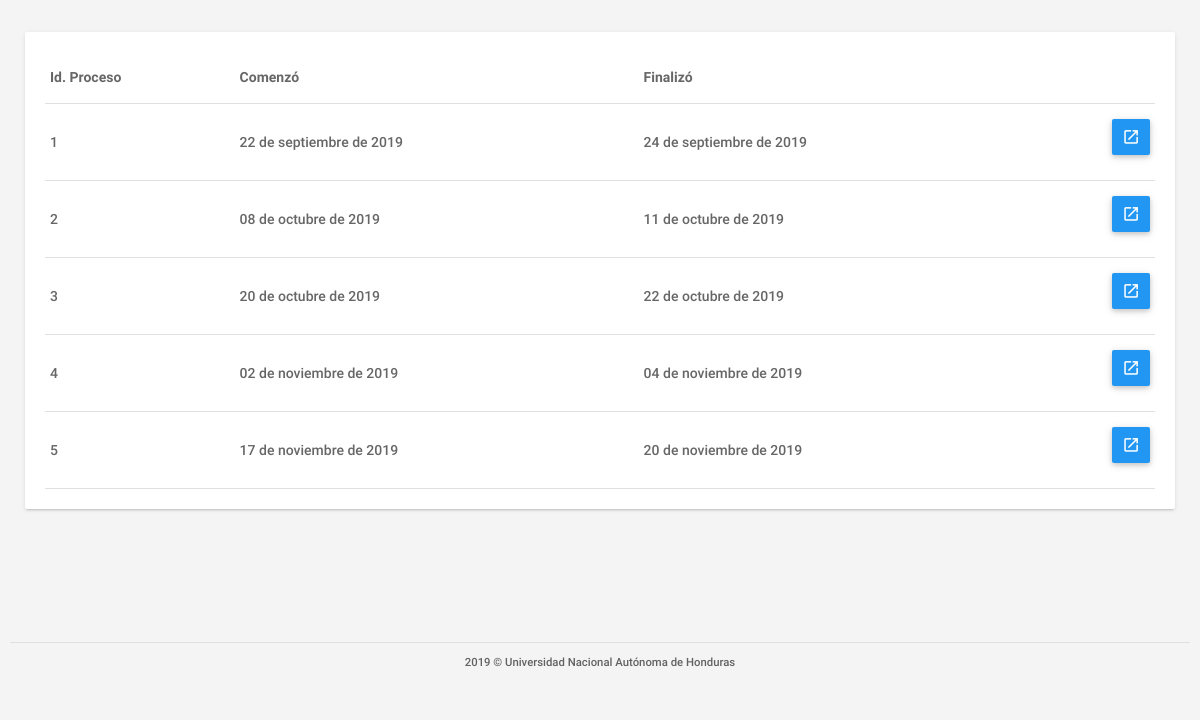
Page /consultar_resultados.php (signed in) on the committed database.
### tables this page shows
CREATE TABLE IF NOT EXISTS `tbl_resultados` (
  `idResultados` INT NOT NULL,
  `urlPdf` VARCHAR(1000) NULL,
  `FechaModificacion` DATETIME NULL,
  `idprocesos` INT NOT NULL,
  `idEstudiante` INT NOT NULL,
  `idorientador` VARCHAR(45) NULL,
  PRIMARY KEY (`idResultados`, `idprocesos`, `idEstudiante`),
  CONSTRAINT `fk_Resultados_tbl_procesos1`
    FOREIGN KEY (`idprocesos`)
    REFERENCES `tbl_procesos` (`idprocesos`)
    ON DELETE NO ACTION
    ON UPDATE NO ACTION,
  CONSTRAINT `fk_Resultados_tbl_estudiantes1`
    FOREIGN KEY (`idEstudiante`)
    REFERENCES `tbl_estudiantes` (`idEstudiante`)
    ON DELETE NO ACTION
    ON UPDATE NO ACTION);

CREATE TABLE IF NOT EXISTS `tbl_procesos` (
  `idprocesos` INT NOT NULL,
  `fechainicio` DATETIME NULL,
  `fechafinal` DATETIME NULL,
  `fechainiciotestlinea` DATETIME NULL,
  `fechafinaltestlinea` DATETIME NULL,
  `urltestlinea1` VARCHAR(300) NULL,
  `urltestline2` VARCHAR(300) NULL,
  `clavetest` VARCHAR(100) NULL,
  `fechainicioentrevista` DATETIME NULL,
  `fechafinentrevista` DATETIME NULL,
  `fechainiciodevuelveresultado` DATETIME NULL,
  `fechafindevuelveresultado` DATETIME NULL,
  `estado` VARCHAR(45) NULL,
  PRIMARY KEY (`idprocesos`));

### assets/clases/class_conexion.php (called while the page is built, shortened)
<?php
	class Conexion{
		private $usuario = "root";
		private $contraseña = "oracle123";
		private $host = "localhost";
		private $baseDatos = "db_formacion";
		private $puerto = "3306";
		private $link;
		public function establecerConexion(){
			$this->link = mysqli_connect($this->host,$this->usuario,$this->contraseña,$this->baseDatos,$this->puerto);
			$this->link->set_charset("utf8");
		}
		public function ejecutarInstruccion($sql){
			return mysqli_query($this->link, $sql);
		}
	}
?>

### consultar_resultados.php (the view, shortened to what this page needs)
<?php
    require('./assets/clases/class_conexion.php');
    $mysql = new Conexion();
    $query=$mysql->ejecutarInstruccion("
    SELECT a.idEstudiante,a.idResultados,c.idprocesos,DATE_FORMAT(c.fechainicio, '%d de %M de %Y') as FI, DATE_FORMAT(c.fechafinal, '%d de %M de %Y') as FF,a.urlPdf FROM
     tbl_resultados a  left join tbl_procesos c on a.idResultados=c.idprocesos WHERE urlPdf IS NOT null
    ");
?>
<!DOCTYPE html>
<html lang="es">
<head>
    <link type="text/css" rel="stylesheet" href="assets/plugins/materialize/css/materialize.min.css" />
    <link href="assets/css/materialize_Icons.css" rel="stylesheet">
    <link href="assets/css/alpha.css" rel="stylesheet" type="text/css" />
    <link href="assets/css/custom.css" rel="stylesheet" type="text/css" />
    <link href="assets/css/gestionar_Usuarios.css" rel="stylesheet" type="text/css">
    <link href="assets/plugins/sweetalert/sweetalert.css" rel="stylesheet" type="text/css" />
    <link href="assets/plugins/material-preloader/css/materialPreloader.min.css" rel="stylesheet">
    <link href="assets/css/consultar_resultados.css" rel="stylesheet">
</head>
<body>
    <div class="mn-content">
        <main class="mn-inner">
            <div class="col s12 m12 l6">
                <div class="card">
                    <div class="card-content">
                        <table class="bordered highlight users_table_list responsive-table">
                            <thead>
                                <tr>
                                    <th class="" data-field="id">Id. Proceso</th>
                                    <th class="" data-field="name">Comenzó</th>
                                    <th class="" data-field="name">Finalizó</th>
                                </tr>
                            </thead>
                            <tbody>
                                <?php
                                   while($datos = mysqli_fetch_array($query))
                                   {
                                 ?>
                                <tr class="user_row" id="<?php  ?>">
                                    <td>
                                        <?php echo $datos["idprocesos"]; ?>
                                    </td>
                                    <td>
                                        <?php echo $datos["FI"]; ?>
                                    </td>
                                    <td>
                                        <?php echo $datos["FF"]; ?>
                                    </td>
                                    <td class="right-align">
                                        <a href="<?php echo $datos['urlPdf']?>" class="waves-effect waves-light btn blue m-b-xs btn_custom_padding">
                                            <i class="material-icons text-white">launch</i>
                                        </a>
                                    </td>
                                </tr>
                                <?php
                               }
                               ?>
                            </tbody>
                        </table>
                    </div>
                </div>
        </main>
        <div id="div-piePagina"></div>
    </div>
    <div class="left-sidebar-hover"></div>
</body>
</html>

### assets/css/alpha.css (style rules this page uses)
html, body, .mn-content { font-size: 14px; height: 100%; width: 100%; }
html { font-weight: 500; color: rgba(0, 0, 0, 0.6); }
body { background-color: #F4F4F4; overflow-y: auto!important; overflow-x: hidden; }
a { color: #0277bb; }
.btn, .btn-flat { font-weight: 500; font-size: 13px; }
.mn-content { opacity: 1; -webkit-transition: opacity .3s; -moz-transition: opacity .3s; -o-transition: opacity .3s; transition: opacity .3s; }
.m-b-xs { margin-bottom: 10px; }
.left-sidebar-hover { position: fixed; background: transparent; width: 13.25px; left: 0; top: 0; bottom: 0; }
.mn-inner { padding: 25px 25px 9.5px 25px; min-height: 79vh !important; }
.card, .card-panel { box-shadow: 0 2px 2px 0 rgba(0, 0, 0, 0.05), 0 3px 1px -2px rgba(0, 0, 0, 0.08), 0 1px 5px 0 rgba(0, 0, 0, 0.08); position: relative; }
table.bordered>thead>tr, table.bordered>tbody>tr { border-bottom: 1px solid #E0E0E0; }

### assets/css/custom.css (style rules this page uses)
#div-piePagina { bottom: 0px; font-size: 0.9em; width: 100%; padding: 10px; background-color: #F4F4F4; }
.mn-inner { min-height: 84vh; }

### assets/css/consultar_resultados.css (style rules this page uses)
.btn_custom_padding { padding-left: 10px; padding-right: 10px; }

### rows in the picture
tbl_resultados: idprocesos.idprocesos "1", FI "22 de septiembre de 2019", FF "24 de septiembre de 2019"
tbl_resultados: idprocesos.idprocesos "2", FI "08 de octubre de 2019", FF "11 de octubre de 2019"
tbl_resultados: idprocesos.idprocesos "3", FI "20 de octubre de 2019", FF "22 de octubre de 2019"
tbl_resultados: idprocesos.idprocesos "4", FI "02 de noviembre de 2019", FF "04 de noviembre de 2019"
tbl_resultados: idprocesos.idprocesos "5", FI "17 de noviembre de 2019", FF "20 de noviembre de 2019"
